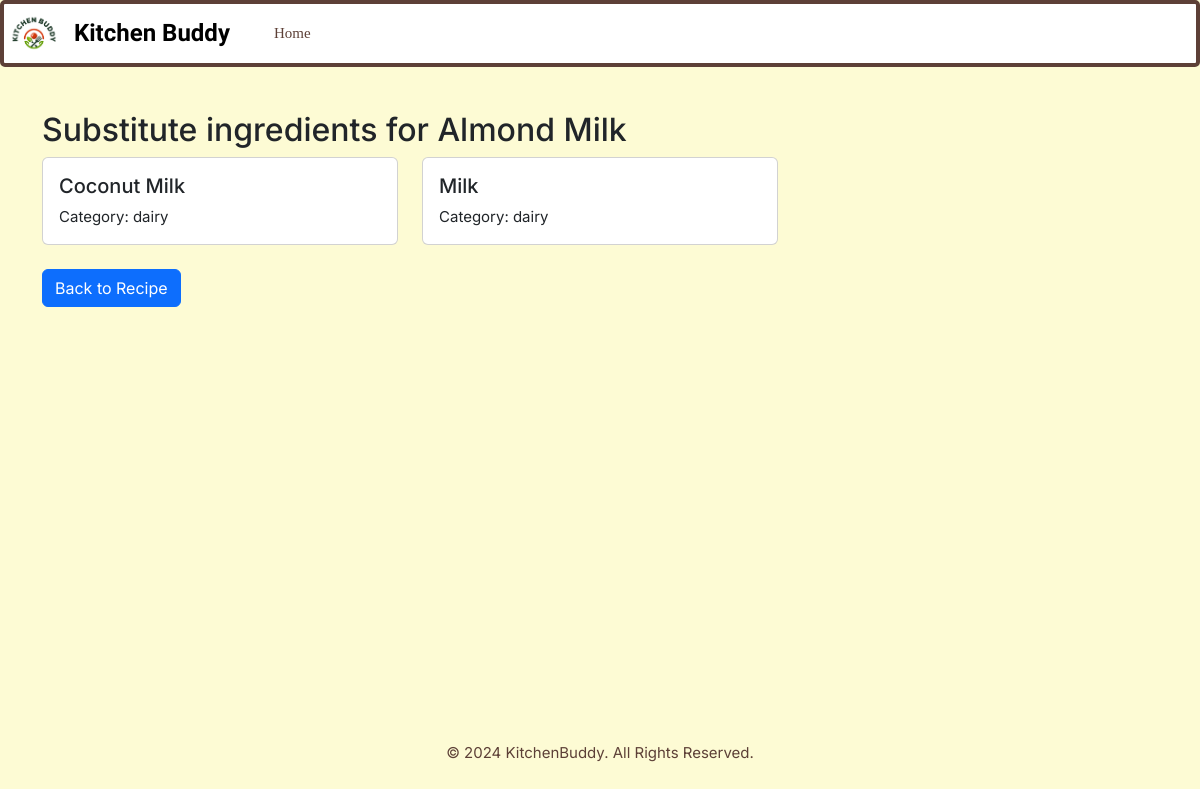
Page /substitutionIngredients/ingredient/5/substitutes/16/ on the committed database.
### ingredients/models.py (models this page shows, shortened)
class Ingredient(models.Model):
    INGREDIENT_CATEGORY = [('fruits', 'Fruits'), ('vegetables', 'Vegetables'), ('dairy', 'Dairy'), ('meat', 'Meat'), ('grains', 'Grains'), ('spices', 'Spieces')]
    name = models.CharField(max_length=50, unique=True)
    category = models.CharField(max_length=20, choices=INGREDIENT_CATEGORY)
    class Meta:
        ordering = ['category', 'name']

### substitutionIngredients/views.py (the view, shortened to what this page needs)
# urls.py: path('ingredient/<int:ingredient_id>/substitutes/<int:recipe_id>/', views.get_substitute_ingredients, name='show_substitutes')
def get_substitute_ingredients(request, ingredient_id, recipe_id):
    try:
        ingredient = Ingredient.objects.get(id=ingredient_id)
        substitute_ingredients = []
        error = None
        db_substitute_ingredients = Substitute.objects.filter(ingredient=ingredient)
        if db_substitute_ingredients.exists():
            for sub in db_substitute_ingredients:
                substitute_ingredients.append({
                    'name': sub.substitute_ingredient.name,
                    'category': sub.substitute_ingredient.category
                })
    except Exception as e:
        error = f"Error: {e}"
    context = {
        'ingredient': ingredient,
        'substitute_ingredients': substitute_ingredients,
        'error': error,
        'recipe_id': recipe_id
    }
    return render(request, 'substitutionIngredients/substitute_ingredients.html', context)

### substitutionIngredients/templates/substitutionIngredients/substitute_ingredients.html (shortened to what this page needs)
{% extends 'base.html' %}
{% block content %}
<div class="container mt-4">
    <h2>Substitute ingredients for {{ ingredient.name }}</h2>
    {% if substitute_ingredients %}
        <div class="row">
            {% for substitute in substitute_ingredients %}
                <div class="col-md-4 mb-4">
                    <div class="card">
                        <div class="card-body">
                            <h5 class="card-title">{{ substitute.name }}</h5>
                            <p class="card-text">
                                Category: {{ substitute.category }}
                            </p>
                        </div>
                    </div>
                </div>
            {% endfor %}
        </div>
    {% else %}
        {% if not error %}
            <div class="alert alert-info">
                No substitutes found for this ingredient.
            </div>
        {% endif %}
    {% endif %}
    <a href="{% url 'recipe_details' recipe_id %}" class="btn btn-primary">
        Back to Recipe
    </a>
</div>
{% endblock %}

### static/css/base.css (style rules this page uses)
html { height: 100%; }
body { background-color: #fdfbd4; font-family: "Inter", sans-serif; font-size: 15px; line-height: 1.5; box-sizing: border-box; margin: 0; min-height: 100vh; display: flex; flex-direction: column; position: relative; overflow: scroll; width: 100%; }

### rows in the picture
Ingredient: name "Almond Milk"
Ingredient: name "Coconut Milk", category "dairy"
Ingredient: name "Milk", category "dairy"
